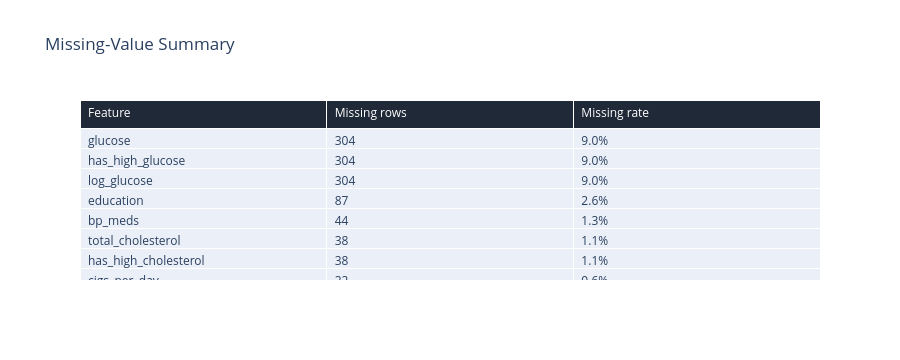
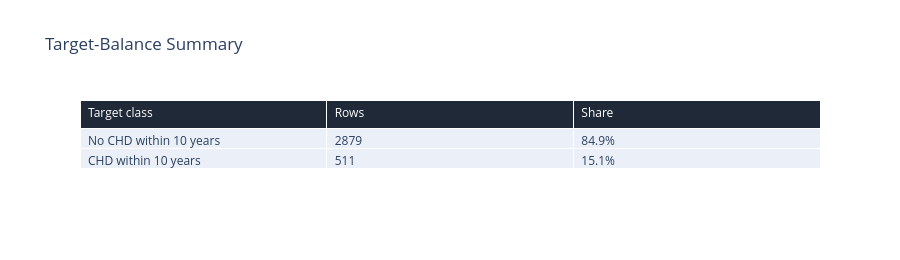

The notebook cell these images were saved under, in order:
### Code cell
missing_summary = (
    df.isna()
    .sum()
    .loc[lambda s: s > 0]
    .sort_values(ascending=False)
    .to_frame("missing_rows")
)
missing_summary["missing_rate"] = missing_summary["missing_rows"] / len(df)

target_summary = (
    df["ten_year_chd"]
    .value_counts()
    .rename(index={0: "No CHD within 10 years", 1: "CHD within 10 years"})
    .to_frame("rows")
)
target_summary["share"] = target_summary["rows"] / len(df)

data_quality_table = (
    missing_summary
    .reset_index(names="feature")
    .assign(missing_rate=lambda data: data["missing_rate"].map(lambda value: f"{value:.1%}"))
)

target_table = (
    target_summary
    .reset_index(names="target_class")
    .assign(share=lambda data: data["share"].map(lambda value: f"{value:.1%}"))
)

fig = go.Figure(
    data=[
        go.Table(
            header=dict(
                values=["Feature", "Missing rows", "Missing rate"],
                fill_color="#1f2937",
                font=dict(color="white"),
                align="left",
            ),
            cells=dict(
                values=[
                    data_quality_table["feature"],
                    data_quality_table["missing_rows"],
                    data_quality_table["missing_rate"],
                ],
                align="left",
            ),
        )
    ]
)
fig.update_layout(title="Missing-Value Summary", height=360)
fig.write_html(CHART_DIR / "interactive_missing_value_summary.html")
fig.show()

fig = go.Figure(
    data=[
        go.Table(
            header=dict(
                values=["Target class", "Rows", "Share"],
                fill_color="#1f2937",
                font=dict(color="white"),
                align="left",
            ),
            cells=dict(
                values=[
                    target_table["target_class"],
                    target_table["rows"],
                    target_table["share"],
                ],
                align="left",
            ),
        )
    ]
)
fig.update_layout(title="Target-Balance Summary", height=260)
fig.write_html(CHART_DIR / "interactive_target_balance_summary.html")
fig.show()

### Figure 1 — Plotly figure (JSON) as saved in the notebook; plotly's stock layout.template omitted (floating-point values rounded to 4 significant figures)
{"data": [{"cells": {"align": "left", "values": [["glucose", "has_high_glucose", "log_glucose", "education", "bp_meds", "total_cholesterol", "has_high_cholesterol", "cigs_per_day", "smoking_intensity", "is_heavy_smoker", "log_cigs_per_day", "bmi", "heart_rate"], [304, 304, 304, 87, 44, 38, 38, 22, 22, 22, 22, 14, 1], ["9.0%", "9.0%", "9.0%", "2.6%", "1.3%", "1.1%", "1.1%", "0.6%", "0.6%", "0.6%", "0.6%", "0.4%", "0.0%"]]}, "header": {"align": "left", "fill": {"color": "#1f2937"}, "font": {"color": "white"}, "values": ["Feature", "Missing rows", "Missing rate"]}, "type": "table"}], "layout": {"height": 360, "title": {"text": "Missing-Value Summary"}}}

### Figure 2 — Plotly figure (JSON) as saved in the notebook; plotly's stock layout.template omitted (floating-point values rounded to 4 significant figures)
{"data": [{"cells": {"align": "left", "values": [["No CHD within 10 years", "CHD within 10 years"], [2879, 511], ["84.9%", "15.1%"]]}, "header": {"align": "left", "fill": {"color": "#1f2937"}, "font": {"color": "white"}, "values": ["Target class", "Rows", "Share"]}, "type": "table"}], "layout": {"height": 260, "title": {"text": "Target-Balance Summary"}}}
